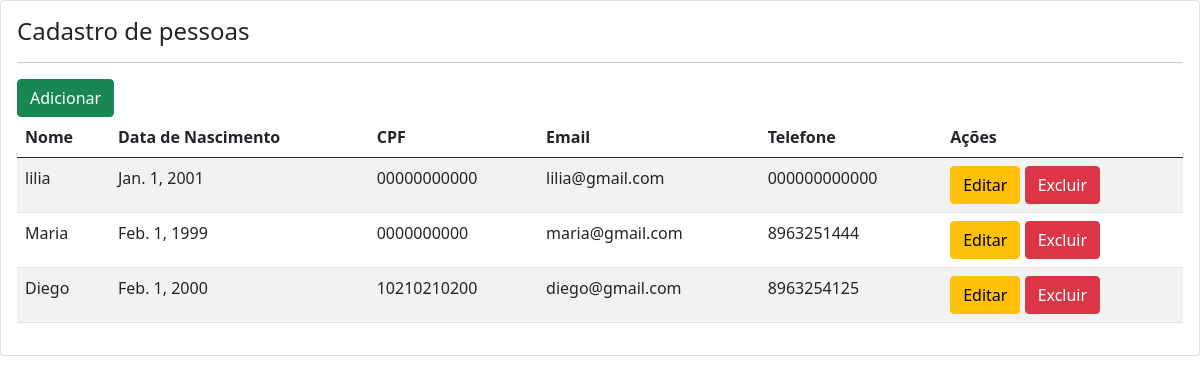
The app's page /pessoa/ with its own data.
### core/models.py (models this page shows)
class Pessoa(models.Model):
    nome = models.CharField(max_length=250)
    data_nascimento = models.DateField()
    cpf = models.CharField(max_length=14)
    email = models.EmailField()
    telefone = models.CharField(max_length=20)

### core/views.py (the view)
# urls.py: path('pessoa/', views.pessoa, name="pessoa"),
def pessoa(request):
    pessoas = Pessoa.objects.all()
    context = {
        'pessoas': pessoas
    }
    return render(request, "portal/pessoa.html", context)

### core/templates/portal/pessoa.html
{% extends 'base.html' %}
{% block content %}
    <div class="card">
        <div class="card-body">
            <h4>
                Cadastro de pessoas</h4>
            <hr>
            <a href="{% url 'pessoa_add' %}" class="btn btn-success">Adicionar</a>
            <table class="table table-striped">
                <thead>
                    <tr>
                        <th>Nome</th>
                        <th>Data de Nascimento</th>
                        <th>CPF</th>
                        <th>Email</th>
                        <th>Telefone</th>
                        <th>Ações</th>
                    </tr>
                </thead>
                <tbody>
                {% for pessoa in pessoas %}
                    <tr>
                        <td>{{ pessoa.nome }}</td>
                        <td>{{ pessoa.data_nascimento }}</td>
                        <td>{{ pessoa.cpf }}</td>
                        <td>{{ pessoa.email }}</td>
                        <td>{{ pessoa.telefone }}</td>
                        <td>
                            <a href="{% url 'pessoa_editar' pessoa.id %}" class="btn btn-warning">Editar</a>
                            <a href="{% url 'pessoa_excluir' pessoa.id %}"" class="btn btn-danger" onclick="return confirm('Tem certeza que deseja excluir este dado?')">Excluir</a>
                        </td>
                    </tr>
                {% endfor %}
                </tbody>
            </table>
    </div>
{% endblock %}

### core/templates/base.html (shortened to what this page needs)
<!DOCTYPE html>
<html lang="pt-br">
<head>
    <link href="https://cdn.jsdelivr.net/npm/bootstrap@5.0.2/dist/css/bootstrap.min.css" rel="stylesheet">
</head>
<body>
    {% block content %}
    {% endblock %}
</body>
</html>

### records on screen
Pessoa: nome "lilia", data_nascimento "Jan. 1, 2001", cpf "00000000000", email "lilia@gmail.com", telefone "000000000000"
Pessoa: nome "Maria", data_nascimento "Feb. 1, 1999", cpf "0000000000", email "maria@gmail.com", telefone "8963251444"
Pessoa: nome "Diego", data_nascimento "Feb. 1, 2000", cpf "10210210200", email "diego@gmail.com", telefone "8963254125"
